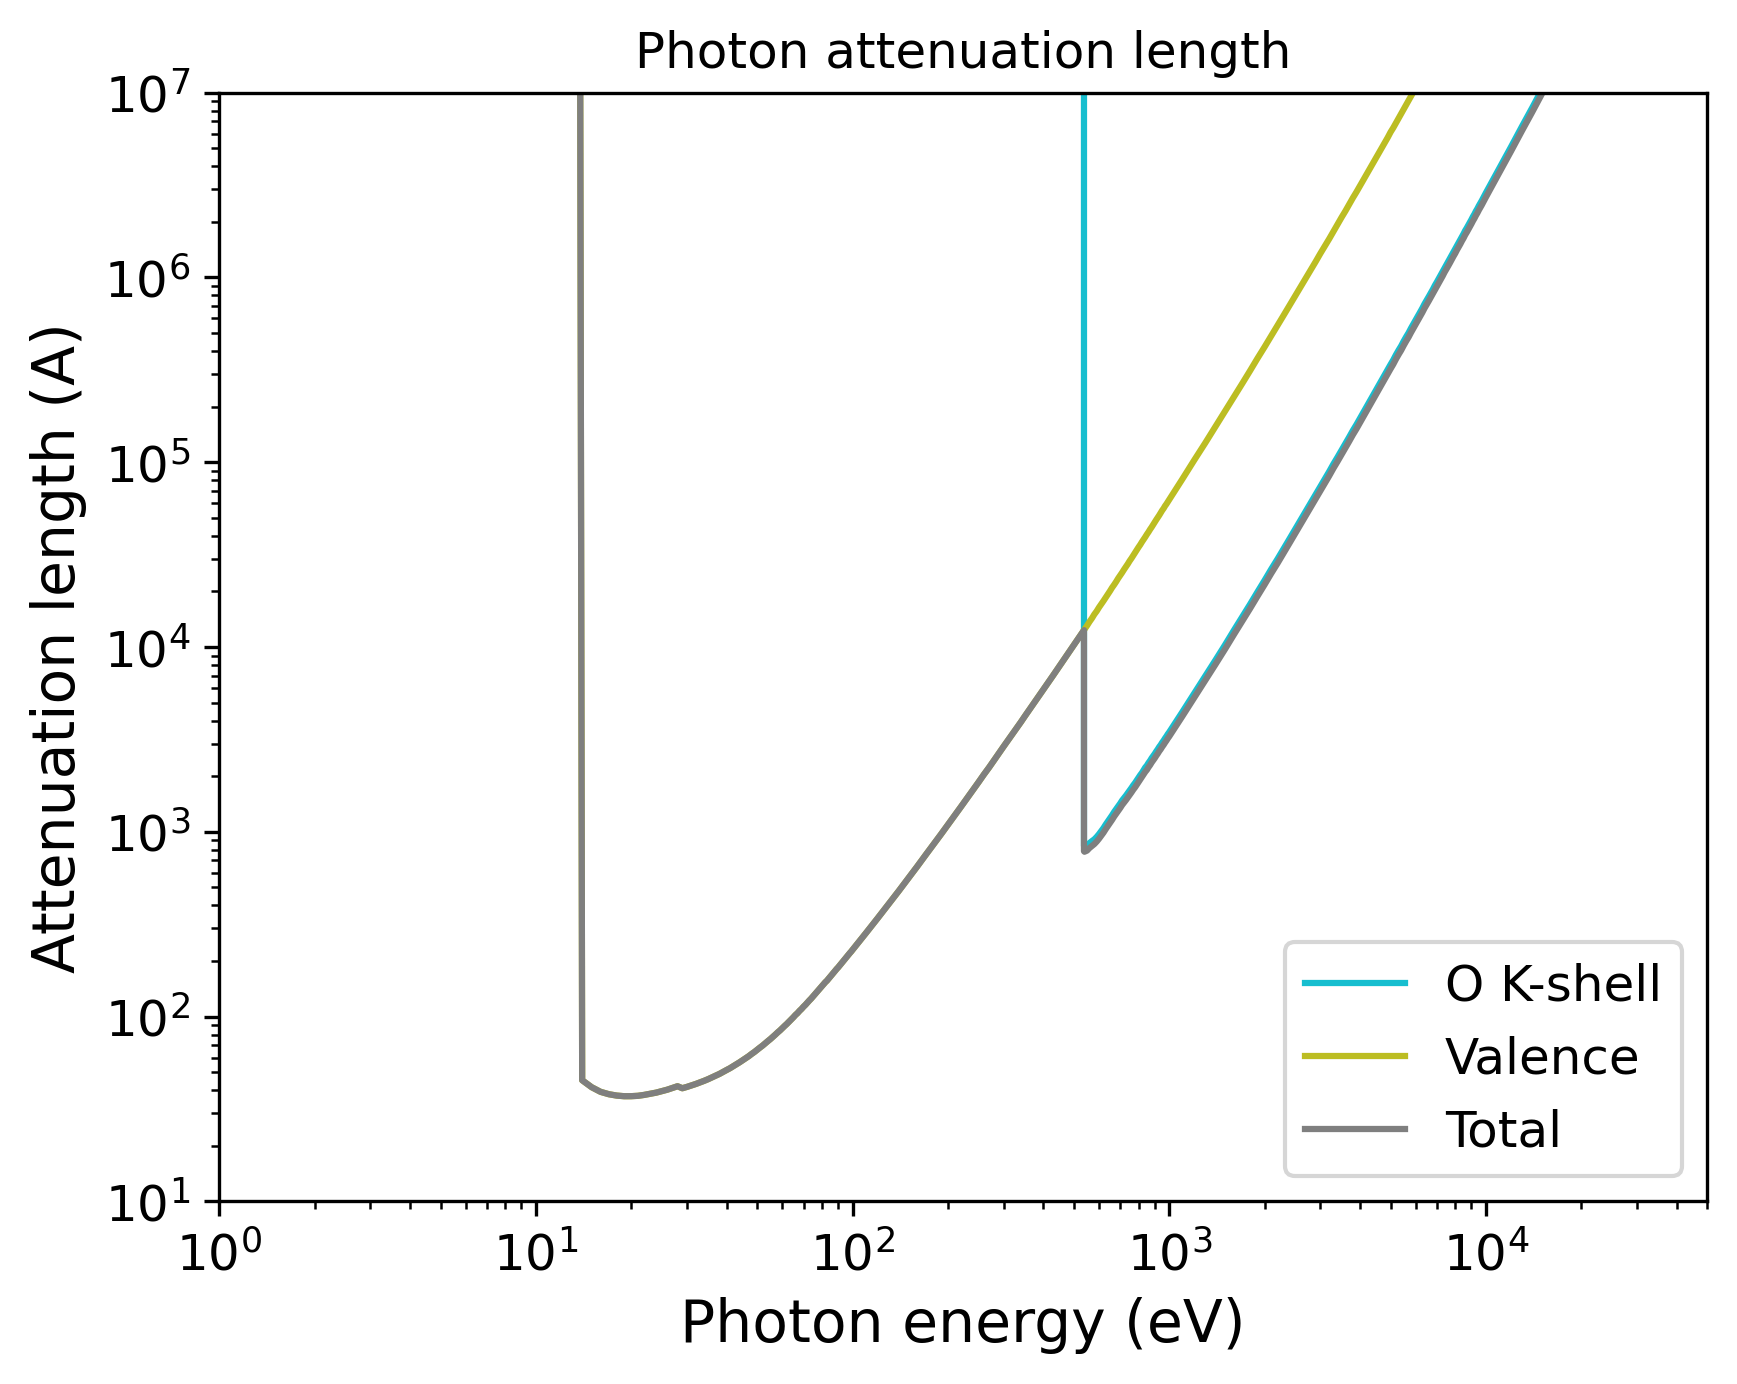

Here is the Python script that generated this plot:
import pandas as pd
import numpy as np
import matplotlib.pyplot as plt
import matplotlib.cm as cm
# Set the format:
plt.xlabel("Photon energy (eV)", fontsize=14)
plt.ylabel("Attenuation length (A)", fontsize=14)
plt.xticks(fontsize=12)
plt.yticks(fontsize=12)
plt.grid(False)
# Set the axes:
# Read the output file:
df = pd.read_csv(r"OUTPUT_O_Photon_IMFP.dat", sep=r'\s+', header=None, comment="#", skipinitialspace=True)
plt.xscale("log")
plt.yscale("log")
# Prepare the plot:
columns_to_plot = [ 1, 2, 3]
labels = [ "O K-shell", "Valence", "Total"]
# Create N distinct colors from a colormap
N = len(columns_to_plot)
colors = plt.cm.tab10(np.linspace(1, 0, 10))
# Set line styles:
linestyles = [ "-", "-", "-"]
for i, col in enumerate(columns_to_plot):
    color = colors[i % len(colors)]
    ls    = linestyles[i % len(linestyles)]
    label = labels[i % len(labels)]
    plt.plot(df.iloc[:, 0], df.iloc[:, col],
    color=color,
    label=label,
    linestyle=ls)
plt.xlim(1.00000000,50000.00000000)
plt.ylim(10.00000000,10000000.00000000)
plt.title("Photon attenuation length")
plt.legend(loc="best", fontsize=12)
# Save the plot in this format:
plt.savefig("OUTPUT_MFP_photon.png", dpi=300, bbox_inches="tight")
